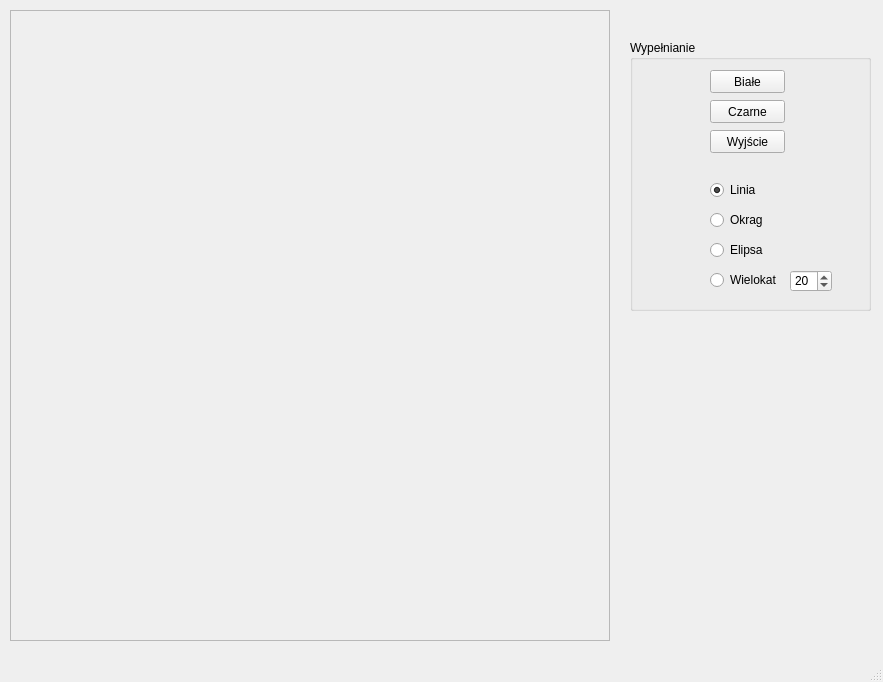
<?xml version="1.0" encoding="UTF-8"?>
<ui version="4.0">
 <class>MyWindow</class>
 <widget class="QMainWindow" name="MyWindow">
  <property name="geometry">
   <rect>
    <x>0</x>
    <y>0</y>
    <width>883</width>
    <height>682</height>
   </rect>
  </property>
  <property name="windowTitle">
   <string>MyWindow</string>
  </property>
  <widget class="QWidget" name="centralWidget">
   <widget class="QFrame" name="rysujFrame">
    <property name="geometry">
     <rect>
      <x>10</x>
      <y>10</y>
      <width>600</width>
      <height>631</height>
     </rect>
    </property>
    <property name="frameShape">
     <enum>QFrame::StyledPanel</enum>
    </property>
    <property name="frameShadow">
     <enum>QFrame::Raised</enum>
    </property>
   </widget>
   <widget class="QGroupBox" name="groupBox">
    <property name="geometry">
     <rect>
      <x>630</x>
      <y>40</y>
      <width>241</width>
      <height>271</height>
     </rect>
    </property>
    <property name="title">
     <string>Wypełnianie</string>
    </property>
    <widget class="QPushButton" name="cleanButton">
     <property name="geometry">
      <rect>
       <x>80</x>
       <y>30</y>
       <width>75</width>
       <height>23</height>
      </rect>
     </property>
     <property name="text">
      <string>Białe</string>
     </property>
    </widget>
    <widget class="QPushButton" name="exitButton">
     <property name="geometry">
      <rect>
       <x>80</x>
       <y>90</y>
       <width>75</width>
       <height>23</height>
      </rect>
     </property>
     <property name="text">
      <string>Wyjście</string>
     </property>
    </widget>
    <widget class="QPushButton" name="cleanButton_2">
     <property name="geometry">
      <rect>
       <x>80</x>
       <y>60</y>
       <width>75</width>
       <height>23</height>
      </rect>
     </property>
     <property name="text">
      <string>Czarne</string>
     </property>
    </widget>
    <widget class="QRadioButton" name="radioButton">
     <property name="geometry">
      <rect>
       <x>80</x>
       <y>140</y>
       <width>95</width>
       <height>20</height>
      </rect>
     </property>
     <property name="text">
      <string>Linia</string>
     </property>
     <property name="checked">
      <bool>true</bool>
     </property>
    </widget>
    <widget class="QRadioButton" name="radioButton_2">
     <property name="geometry">
      <rect>
       <x>80</x>
       <y>170</y>
       <width>95</width>
       <height>20</height>
      </rect>
     </property>
     <property name="text">
      <string>Okrag</string>
     </property>
    </widget>
    <widget class="QRadioButton" name="radioButton_3">
     <property name="geometry">
      <rect>
       <x>80</x>
       <y>200</y>
       <width>95</width>
       <height>20</height>
      </rect>
     </property>
     <property name="text">
      <string>Elipsa</string>
     </property>
    </widget>
    <widget class="QRadioButton" name="radioButton_4">
     <property name="geometry">
      <rect>
       <x>80</x>
       <y>230</y>
       <width>95</width>
       <height>20</height>
      </rect>
     </property>
     <property name="text">
      <string>Wielokat</string>
     </property>
    </widget>
    <widget class="QSpinBox" name="spinBox">
     <property name="geometry">
      <rect>
       <x>160</x>
       <y>230</y>
       <width>42</width>
       <height>22</height>
      </rect>
     </property>
     <property name="minimum">
      <number>3</number>
     </property>
     <property name="maximum">
      <number>1000</number>
     </property>
     <property name="value">
      <number>20</number>
     </property>
    </widget>
   </widget>
  </widget>
  <widget class="QStatusBar" name="statusBar"/>
  <action name="actionPierwszy">
   <property name="text">
    <string>Pierwszy</string>
   </property>
  </action>
  <action name="actionDrugi">
   <property name="text">
    <string>Drugi</string>
   </property>
  </action>
 </widget>
 <layoutdefault spacing="6" margin="11"/>
 <resources/>
 <connections/>
</ui>
